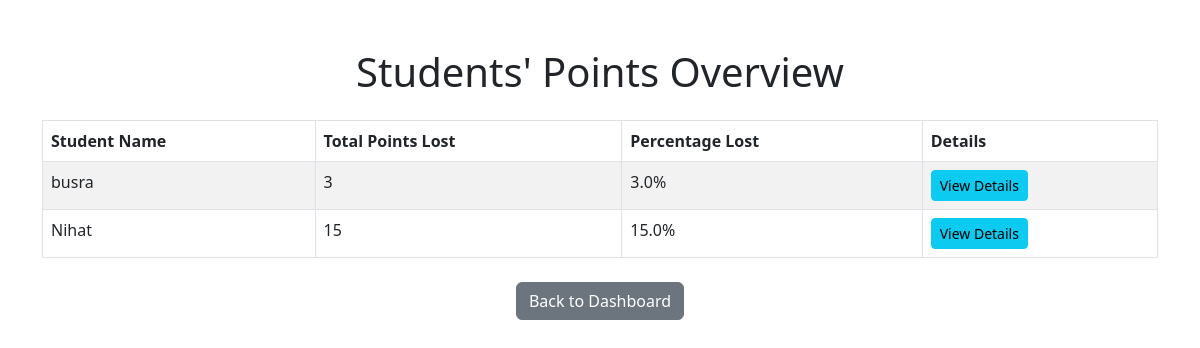
The page /students_points (signed in) on the database its author committed.
### app/models.py (models this page shows, shortened)
class User(db.Model):
    id = db.Column(db.Integer, primary_key=True)
    username = db.Column(db.String(150), nullable=False, unique=True)
    password = db.Column(db.String(150), nullable=False)
    role = db.Column(db.String(50), nullable=False)  # Role: 'student' or 'elevated' (teacher)
    teacher_id = db.Column(db.Integer, db.ForeignKey('user.id'), nullable=True)  # Reference to teacher's ID
    students = db.relationship(
        'User',
        backref=db.backref('teacher', remote_side=[id]),
        lazy='dynamic',
        cascade="all, delete-orphan"
    )

### app/routes.py (the view)
@main.route('/students_points')
@role_required('elevated', 'super_admin')  # Only teachers can access this
def students_points():
    students_data = []
    try:
        students = User.query.filter_by(role='student').all()
        for student in students:
            behaviors_count = {}
            total_points = {}
            total_points_lost = 0
            initial_points = 100
            all_behaviors = Behavior.query.all()
            for behavior in all_behaviors:
                behaviors_count[behavior.description] = 0
                total_points[behavior.description] = 0
            with open('behavior_points.csv', mode='r') as file:
                reader = csv.reader(file)
                for row in reader:
                    if row[0].strip().lower() == student.username.lower():
                        behavior = row[1].strip()
                        points = int(row[2])
                        if behavior in behaviors_count:
                            behaviors_count[behavior] += 1
                            total_points[behavior] += points
                        total_points_lost += points
            percentage = (total_points_lost / initial_points) * 100
            students_data.append({
                'username': student.username,
                'behaviors_count': behaviors_count,
                'total_points': total_points,
                'total_points_lost': total_points_lost,
                'percentage': percentage
            })
    except Exception as e:
        flash(f"Error loading student points data: {e}", "danger")
    return render_template('students_points.html', students_data=students_data)

### app/routes.py (called while the page is built)
def role_required(*required_roles):
    def decorator(f):
        @wraps(f)
        def decorated_function(*args, **kwargs):
            if 'username' not in session:
                flash('You must log in to access this page.', 'warning')
                return redirect(url_for('main.login'))
            if session.get('role') not in required_roles:
                flash('You do not have the required permissions to access this page.', 'danger')
                return redirect(url_for('main.home'))
            return f(*args, **kwargs)
        return decorated_function
    return decorator

### app/templates/students_points.html (shortened to what this page needs)
<!DOCTYPE html>
<html lang="en">
<head>
    <link href="https://cdn.jsdelivr.net/npm/bootstrap@5.3.0/dist/css/bootstrap.min.css" rel="stylesheet">
</head>
<body>
    <div class="container mt-5">
        <h1 class="text-center mb-4">Students' Points Overview</h1>
        {% if students_data %}
            <table class="table table-bordered table-striped">
                <thead>
                    <tr>
                        <th>Student Name</th>
                        <th>Total Points Lost</th>
                        <th>Percentage Lost</th>
                        <th>Details</th>
                    </tr>
                </thead>
                <tbody>
                    {% for student in students_data %}
                        <tr>
                            <td>{{ student.username }}</td>
                            <td>{{ student.total_points_lost }}</td>
                            <td>{{ student.percentage | round(2) }}%</td>
                            <td>
                                <a href="{{ url_for('main.teacher_view_student', student_name=student.username) }}"
                                   class="btn btn-info btn-sm">View Details</a>
                            </td>
                        </tr>
                    {% endfor %}
                </tbody>
            </table>
        {% else %}
            <div class="alert alert-warning text-center">
                No student data available.
            </div>
        {% endif %}
        <div class="text-center mt-4">
            <a href="{{ url_for('main.teacher_home') }}" class="btn btn-secondary">Back to Dashboard</a>
        </div>
    </div>
</body>
</html>

### rows shown on the page
User: username "busra", total_points_lost "3", percentage "3.0"
User: username "Nihat", total_points_lost "15", percentage "15.0"
